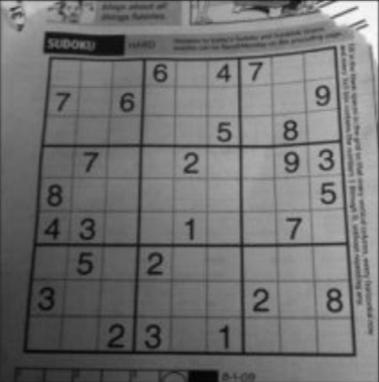
#> input picture data/sdk.png, 379 x 382 px, found by its file name
$ jupyter execute 'gg-08-기하학적_변환.ipynb'   (shell and % lines are left out)
#> lines starting #> are read from the running program, lines starting #| are printed output that depends on the picture
<h1>기하학적 변환</h1>

<table class="tfo-notebook-buttons" align="left">
  <td>
    <a target="_blank" href="https://colab.research.google.com/github/swkim01/DSAC5/blob/main/gg-08-기하학적_변환.ipynb">구글 코랩에서 실행</a>
  </td>
  <td>
    <a target="_blank" href="https://github.com/swkim01/DSAC5/blob/main/gg-08-기하학적_변환.ipynb">깃헙에서 소스 보기</a>
  </td>
</table>

시작전에 sdk.png를 코랩 환경의 '/content/sample_data'에 업로드해준다.

[cell 1]
import cv2 as cv
import numpy as np
from matplotlib import pyplot as plt
# 이미지 읽기
img = cv.imread('./sdk.png',0)
#> img is the input picture: shape (382, 379); min 3, max 252, mean 113.5
#img = cv.imread('/content/sample_data/sdk.png',0)
img = cv.medianBlur(img,5)
h,w = img.shape
#> h = 382; w = 379

# Scaling
scaimg = cv.resize(img, None,fx=2, fy=2, interpolation = cv.INTER_CUBIC)

# Rotation
M = cv.getRotationMatrix2D((w/2,h/2),45,1)
rotimg = cv.warpAffine(img,M,(w,h))
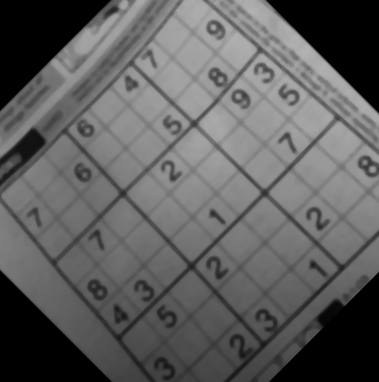
#> rotimg: shape (382, 379); min 0, max 179, mean 94

# Perspective Transform
pts1 = np.float32([[56,65],[368,52],[28,387],[389,390]])
pts2 = np.float32([[0,0],[300,0],[0,300],[300,300]])
M = cv.getPerspectiveTransform(pts1,pts2)
ptimg = cv.warpPerspective(img,M,(300,300))
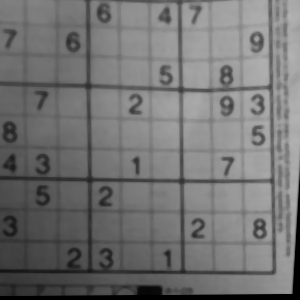
#> ptimg: shape (300, 300); min 0, max 179, mean 114.2

titles = ['Original Image', 'Scaling',
            'Rotation', 'Perspective Transform']
images = [img, scaimg, rotimg, ptimg]
plt.figure(figsize=(10,10))
for i in range(4):
    plt.subplot(2,2,i+1),plt.imshow(images[i],'gray')
    plt.title(titles[i])
    plt.xticks([]),plt.yticks([])
plt.show()
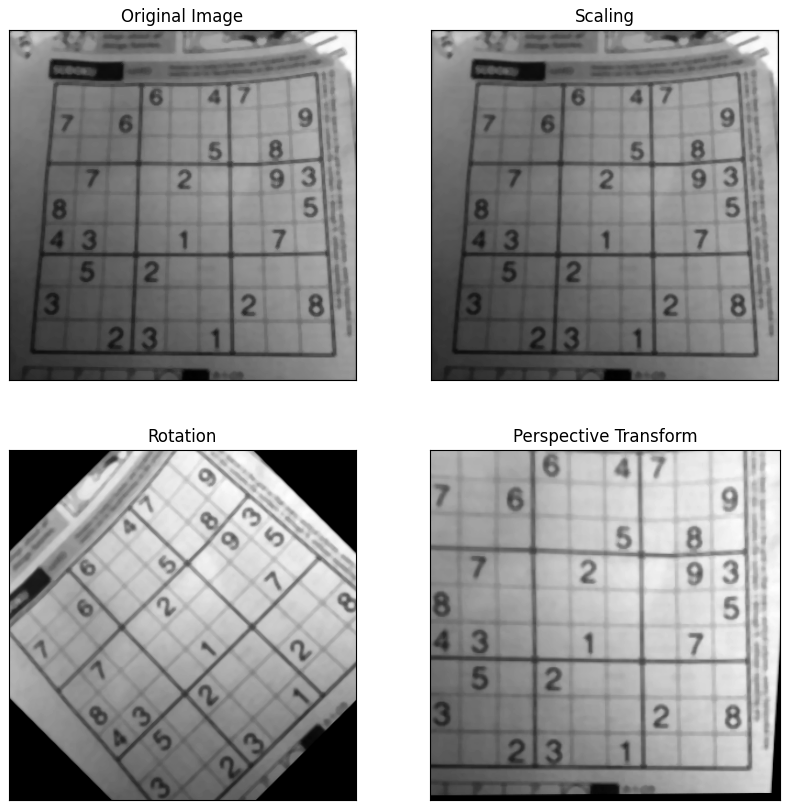
#> figure drawn by matplotlib, 4 panels

[cell 2]
# 변환 행렬 생성
dx = 50
dy = 50
mtrx = np.float32([[1, 0, dx],
                   [0, 1, dy]])
# 단순 이동
transimg = cv.warpAffine(img, mtrx, (w+dx, h+dy))
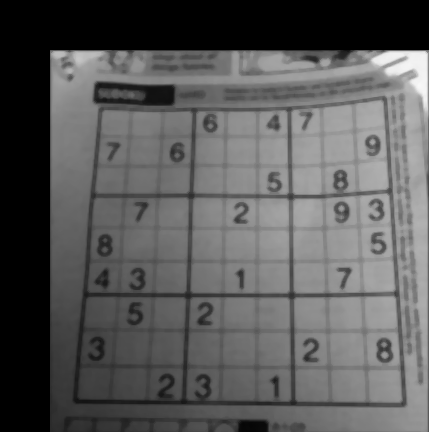
#> transimg: shape (432, 429); min 0, max 248, mean 89.3
plt.figure(figsize=(10,10))
plt.subplot(2,2,1),plt.imshow(transimg,'gray')
plt.xticks([]),plt.yticks([])
plt.show()

$ run again, with data/gradient.png copied over data/sdk.png
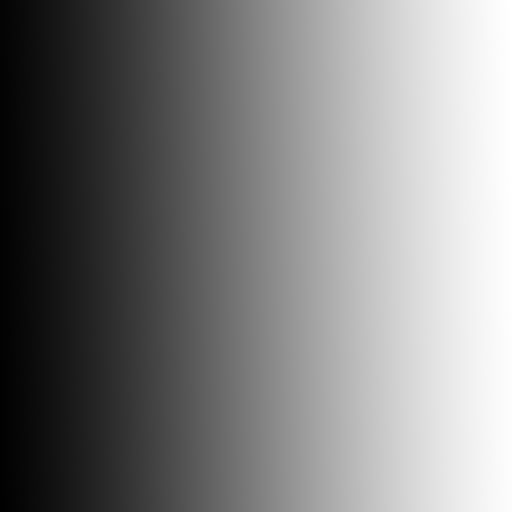
#> input picture data/gradient.png, 512 x 512 px, found by its file name
#> `ptimg = cv.warpPerspective(img,M,(300,300))`:
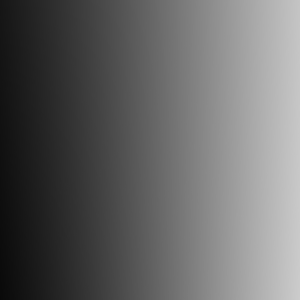
#> ptimg: shape (300, 300); min 9, max 204, mean 101.7
#> `transimg = cv.warpAffine(img, mtrx, (w+dx, h+dy))`:
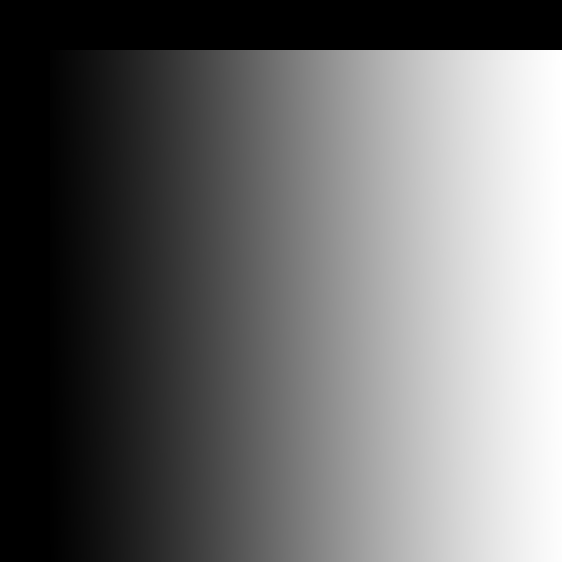
#> transimg: shape (562, 562); min 0, max 255, mean 106.4
